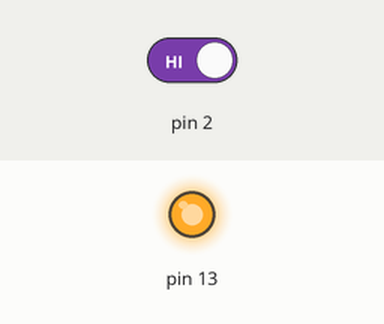
This sketch was run on a simulated Arduino Uno, built with avr-gcc and run on an emulated ATmega328P. Parts: output pins drawn as LEDs (lit = HIGH). The test bench sets the inputs (shaded band); at power-on: pin 2 HIGH. What the sketch prints to the serial monitor is not drawn.

Above: at 1.2 s.
1.3 s: pin 2 driven LOW
At 2.5 s:
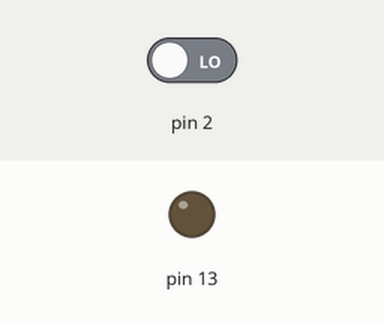
2.8 s: pin 2 driven HIGH
At 3.9 s:
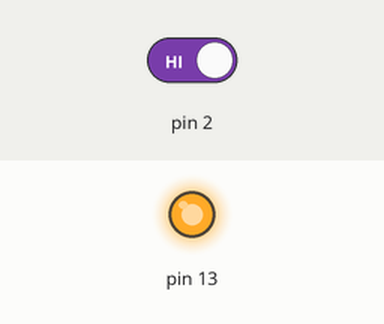
Timing chart, 0 to 5.8 s (numbered marks = the images above; inputs shaded):
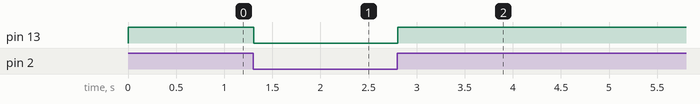

The sketch:

sketch02-digital-input1.ino
```cpp
// sketch01-digital-input1

// keep track of switch state
int switchState = 0;

void setup() {
  // initialize serial connection
  Serial.begin(9600);

  // configure pin 2 as input
  pinMode(2, INPUT);

  // configure pin 13 as output
  pinMode(13, OUTPUT);
}

void loop() {
  switchState = digitalRead(2);
  Serial.println(switchState);

  if (switchState == LOW) {
    // switch is not pressed
    digitalWrite(13, LOW);
  }
  else { // switch == HIGH
    // switch is pressed
    digitalWrite(13, HIGH);
  }
}
```

Measured:
- after the input at 1.3 s, pin 13: HIGH → LOW at once
- after the input at 2.8 s, pin 13: LOW → HIGH at once
